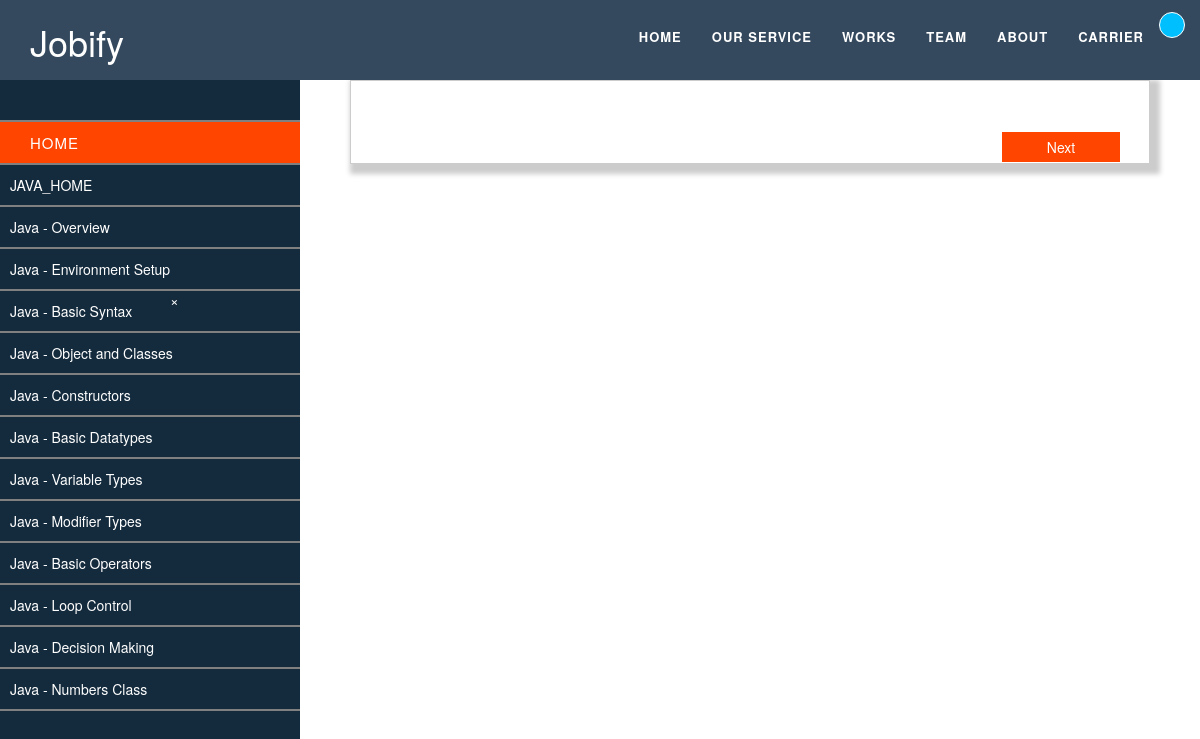
/programming/java/java_programming.php?course_name=Java, run on the app's committed database.
### tables this page shows
CREATE TABLE `courses` (
  `id` int(11) NOT NULL,
  `topic_name` varchar(255) NOT NULL,
  `description` text NOT NULL,
  `course_name` varchar(255) NOT NULL
);

### programming/java/java_programming.php (the view, shortened to what this page needs)
<!DOCTYPE html>
<html>
<head>
	<link rel="stylesheet" type="text/css" href="../..//css/java_programming.css">
	<link rel="stylesheet" href="https://maxcdn.bootstrapcdn.com/bootstrap/3.3.7/css/bootstrap.min.css">
	<link rel="stylesheet" href="https://cdnjs.cloudflare.com/ajax/libs/font-awesome/4.7.0/css/font-awesome.min.css">
</head>
<body>
	<nav class="navbar navbar-inverse navbar-fixed-top" style="height: 80px;">
		<div class="container">
			<div class="navbar-header">
				<h1 style="color: white;margin-top: 10px;" id="myhead">Jobify</h1>
			</div>
			<div class="collapse navbar-collapse" id="navi">
				<ul class="nav navbar-nav navbar-right">
					<li> <a href="../../index.php">Home</a></li>
					<li> <a href="">Our Service</a></li>
					<li> <a href="">Works</a></li>
					<li> <a href="">Team</a></li>
					<li> <a href="">About</a></li>
					<li> <a href="">Carrier</a></li>
					<li> <a href="" id="our-location" class="btn-success" data-target="#mymodal" data-toggle="modal"><?php echo $_SESSION['username'];   ?></a></li>
				</ul>
			</div>
		</div>
	</nav>
	<div class="sidemenu" id="sidebarleftmenu">
		<ul class="sidemenulist">
			<li><a href="" class="crossbutton" onclick="closesidemenu()">&times;</a></li>
			<li style="background-color :orangered;"><a href="">Home</a></li>
			<?php
			$con = mysqli_connect('localhost', 'root');
			mysqli_select_db($con, 'jobify_database');
			$course_name = $_GET['course_name'];
			$q = "select * from courses where course_name='$course_name'";
			$result = mysqli_query($con, $q);
			while ($res = mysqli_fetch_array($result)) {
			?>
				<form action="fetch_main_content.php" method="POST">
					<button style="background-color: transparent;border: none;text-align:left;color: white;">
						<li style="width: 300px;"><?php echo $res['topic_name']; ?></li>
					</button>
				</form>
			<?php } ?>
		</ul>
	</div>
	<div id="mainpagecontent" class="shadow">
		<button id="btn_next">Next</button>
	</div>
</body>
</html>

### css/java_programming.css (style rules this page uses)
* { margin:0px; padding:0px; box-sizing: border-box; }
body { background-color:red; }
.navbar { padding: 12px 0px; background-color: #34495e !important; border-bottom: none !important; transition: all 0.5s ease-in-out; }
ul li a { color: white !important; font-weight: bold; font-size: 13px; text-transform: uppercase; letter-spacing: 1px; transition: all 0.5s ease-in; }
#our-location { border: 1px solid white ; border-radius: 45px; padding: 12px 12px 12px 12px; background: deepskyblue !important; }
.navbar { width: 100%; height: 60px; background: #34495e; border-radius:0px 0px 0px 0px; position: fixed; box-sizing: border-box; }
.sidemenu { height: 100%; background-color: #142b3d; width: 0px; position: fixed; top:80px; left:0; overflow-x:hidden; transition: all 0.6s; }
.sidemenu ul li a { color: white; text-decoration: none; list-style: none; margin:20px; text-align: center; font-weight: 200; font-size: 15px; }
.sidemenu ul li { padding:10px; width: 300px; border-bottom: 2px solid grey; transition: all 0.6s; cursor: pointer; }
.crossbutton { position:absolute; left: 150px; bottom: 550px; }
#mainpagecontent { height: 650px; background-color: ; margin-top: 280px; border-style: solid; border-width: 1px; border-color: #ccc !important; width: 800px; margin-left: 350px !important; background-color: rgba(44, 58, 81,0.9); }
#sidebarleftmenu { width: 300px; }
#btn_next { margin-left: 650px; width:120px !important; height: 32px !important; margin-top: 40px; color:white; background-color: orangered; border:1px solid white !important; }

### programming/java/java_programming.php (style rules this page uses)
#mainpagecontent { background-color: white; margin-top: 80px; height: auto; box-shadow: 5px 5px 5px 5px #ccc; border-color: #ccc; }

### data on the page
courses: topic_name "JAVA_HOME"
courses: topic_name "Java - Overview"
courses: topic_name "Java - Environment Setup"
courses: topic_name "Java - Basic Syntax"
courses: topic_name "Java - Object and Classes"
courses: topic_name "Java - Constructors"
courses: topic_name "Java - Basic Datatypes"
courses: topic_name "Java - Variable Types"
courses: topic_name "Java - Modifier Types"
courses: topic_name "Java - Basic Operators"
courses: topic_name "Java - Loop Control"
courses: topic_name "Java - Decision Making"
courses: topic_name "Java - Numbers Class"
